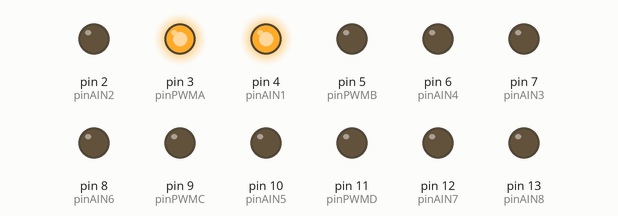
Recording of a sketch running on a simulated Arduino Uno, built with avr-gcc and run on an emulated ATmega328P. Shown: output pins drawn as LEDs (lit = HIGH). What the sketch prints to the serial monitor is not drawn.

Above: at 0.1 s.
At 3.1 s:
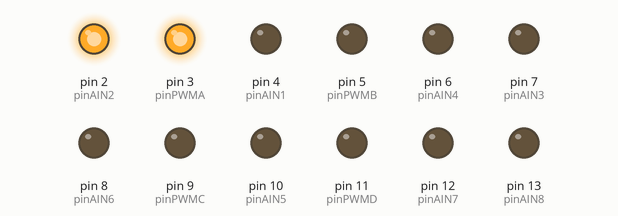
At 6.1 s:
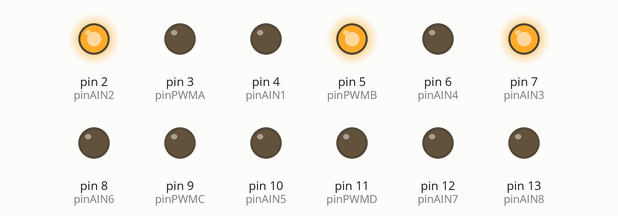
At 15.1 s:
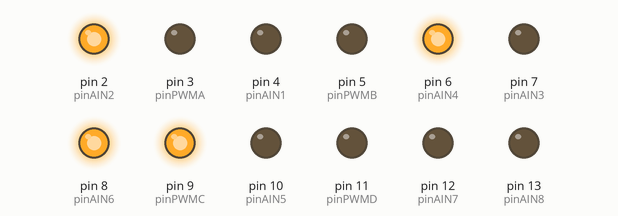
At 21.1 s:
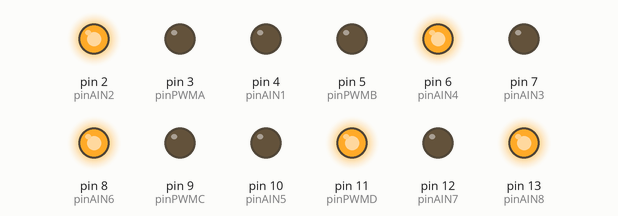
At 30.1 s:
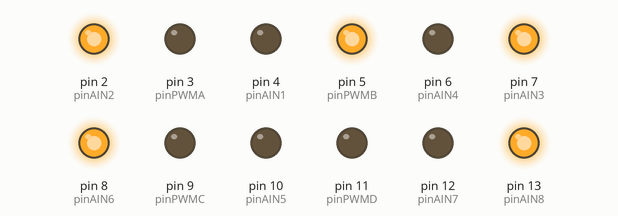
Timing chart, 0 to 40.0 s (numbered marks = the images above):
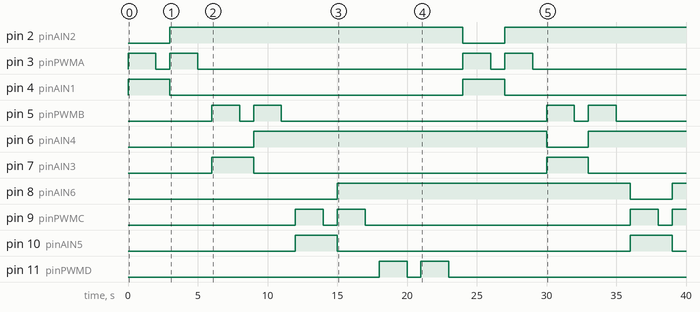

The sketch:

car_unit_test.ino
```cpp
/*
 * Sample Code for testing car running
 * Developed by @PastorEdu
 */

//Define the Pins
#define  pinAIN1 4  //右前马达
#define  pinAIN2 2  //右前马达
#define  pinPWMA 3  //右前马达PWM
#define  pinAIN3 7  //左前马达
#define  pinAIN4 6  //左前马达
#define  pinPWMB 5  //左前马达PWM
#define  pinAIN5 10 //右后马达
#define  pinAIN6 8  //右后马达
#define  pinPWMC 9  //右后马达PWM
#define  pinAIN7 12 //左后马达
#define  pinAIN8 13 //左后马达
#define  pinPWMD 11 //左后马达PWM

 void setup()
{
  Serial.begin(9600);
  //Set the PIN Modes
  pinMode(pinAIN1, OUTPUT);
  pinMode(pinAIN2, OUTPUT);
  pinMode(pinPWMA, OUTPUT);
  pinMode(pinAIN3, OUTPUT);
  pinMode(pinAIN4, OUTPUT);
  pinMode(pinPWMB, OUTPUT);
  pinMode(pinAIN5, OUTPUT);
  pinMode(pinAIN6, OUTPUT);
  pinMode(pinPWMC, OUTPUT);
  pinMode(pinAIN7, OUTPUT);
  pinMode(pinAIN8, OUTPUT);
  pinMode(pinPWMD, OUTPUT);
}

void loop()
{
  int speed = 255;

  //12A
  Serial.println("前");

  digitalWrite(pinAIN1, 1);
  digitalWrite(pinAIN2, 0);
  analogWrite(pinPWMA, speed);
  delay(2000);

  Serial.println("结束");
  analogWrite(pinPWMA, 0);
  delay(1000);


  Serial.println("后");
  digitalWrite(pinAIN1, 0);
  digitalWrite(pinAIN2, 1);
  analogWrite(pinPWMA, speed);
  delay(2000);

  Serial.println("结束");
  analogWrite(pinPWMA, 0);
  delay(1000);


  //34B
  Serial.println("后");

  digitalWrite(pinAIN3, 1);
  digitalWrite(pinAIN4, 0);
  analogWrite(pinPWMB, speed);
  delay(2000);

  Serial.println("结束");
  analogWrite(pinPWMB, 0);
  delay(1000);


  Serial.println("前");
  digitalWrite(pinAIN3, 0);
  digitalWrite(pinAIN4, 1);
  analogWrite(pinPWMB, speed);
  delay(2000);

  Serial.println("结束");
  analogWrite(pinPWMB, 0);
  delay(1000);

  //56C
  Serial.println("前");

  digitalWrite(pinAIN5, 1);
  digitalWrite(pinAIN6, 0);
  analogWrite(pinPWMC, speed);
  delay(2000);

  Serial.println("结束");
  analogWrite(pinPWMC, 0);
  delay(1000);


  Serial.println("后");
  digitalWrite(pinAIN5, 0);
  digitalWrite(pinAIN6, 1);
  analogWrite(pinPWMC, speed);
  delay(2000);

  Serial.println("结束");
  analogWrite(pinPWMC, 0);
  delay(1000);

  //78D
  Serial.println("后");

  digitalWrite(pinAIN7, 1);
  digitalWrite(pinAIN8, 0);
  analogWrite(pinPWMD, speed);
  delay(2000);

  Serial.println("结束");
  analogWrite(pinPWMD, 0);
  delay(1000);


  Serial.println("前");
  digitalWrite(pinAIN7, 0);
  digitalWrite(pinAIN8, 1);
  analogWrite(pinPWMD, speed);
  delay(2000);

  Serial.println("结束");
  analogWrite(pinPWMD, 0);
  delay(1000);


}
```

Measured:
- by itself, pin 2 (pinAIN2): LOW → HIGH at 3.0 s, → LOW 21.0 s later, → HIGH 3.0 s later
- by itself, pin 3 (pinPWMA): LOW → HIGH at 0.00 s, → LOW 2.0 s later, → HIGH 1.0 s later, → LOW 2.0 s later, … (8 changes in this stretch)
- by itself, pin 4 (pinAIN1), pin 7 (pinAIN3), pin 10 (pinAIN5): alternates HIGH for 3.0 s and LOW for 21.0 s
- by itself, pin 5 (pinPWMB): LOW → HIGH at 6.0 s, → LOW 2.0 s later, → HIGH 1.0 s later, → LOW 2.0 s later, … (8 changes in this stretch)
- by itself, pin 6 (pinAIN4): LOW → HIGH at 9.0 s, → LOW 21.0 s later, → HIGH 3.0 s later
- by itself, pin 8 (pinAIN6): LOW → HIGH at 15.0 s, → LOW 21.0 s later, → HIGH 3.0 s later
- by itself, pin 9 (pinPWMC): goes HIGH 2.0 s, LOW 1.0 s, HIGH 2.0 s, LOW 19.0 s, HIGH 2.0 s, LOW 1.0 s, then HIGH
- by itself, pin 11 (pinPWMD): LOW → HIGH at 18.0 s, → LOW 2.0 s later, → HIGH 1.0 s later, → LOW 2.0 s later, … (4 changes in this stretch)
